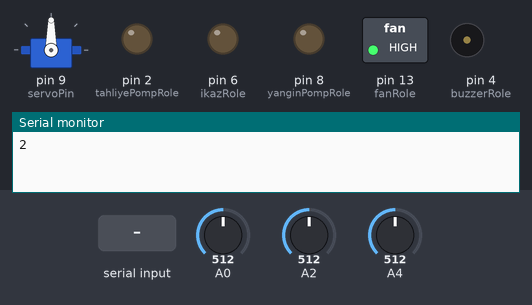
Simulated run of this sketch. Board: Arduino Uno, built with avr-gcc and run on an emulated ATmega328P. Shown: servo, switched loads named in the sketch (green lamp = pin HIGH), output pins drawn as LEDs (lit = HIGH), buzzer (waves = sounding, pin HIGH), the last lines printed to the serial monitor. The test bench sets the inputs (shaded band); at power-on: A0 = 512, A2 = 512, A4 = 512.

Above: at 1.5 s.
1.6 s: A0 set to 108
3.1 s: A0 set to 94
At 3.6 s:
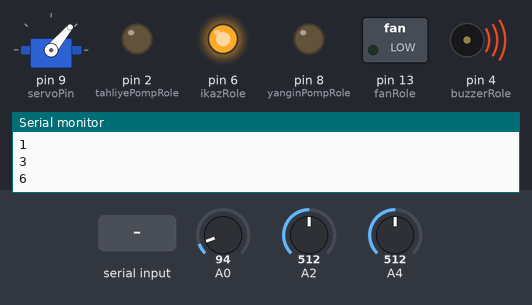
4.8 s: "1" received over Serial
At 5.87 s:
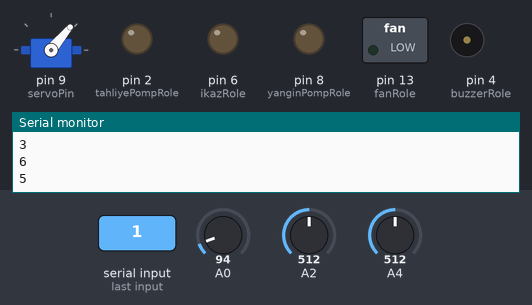
7.8 s: "0" received over Serial
At 9.32 s:
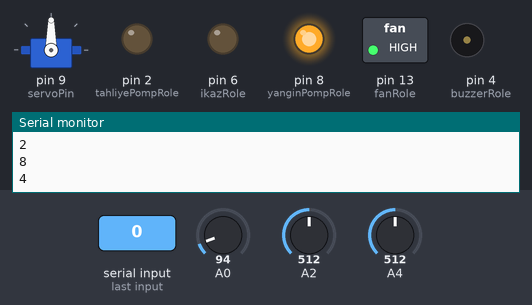
10.8 s: "2" received over Serial
At 29.2 s:
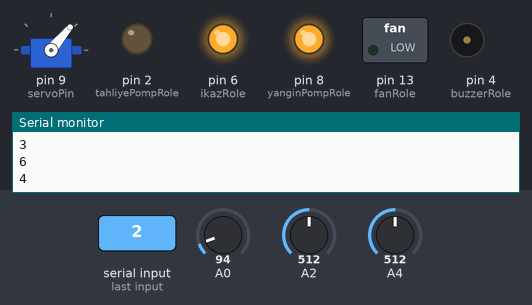
Timing chart, 0 to 29.9 s (numbered marks = the images above; inputs shaded):
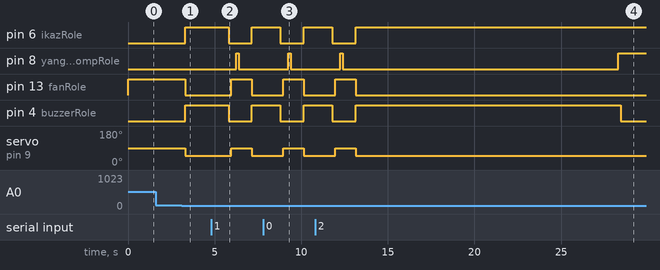

Measured:
- the behaviour switches between 100 and 99 on A0 (found by bisection; images 0 and 1)
- after the input at 1.6 s, every drawn part: stays the same
- after the input at 3.1 s, pin 6 (ikazRole), pin 4 (buzzerRole): LOW → HIGH after 0.21 s; pin 13 (fanRole): HIGH → LOW after 0.21 s; servo on pin 9 (servoPin): 90° → 50° after 0.21 s
- after the input at 4.8 s, pin 6 (ikazRole), pin 4 (buzzerRole): HIGH → LOW after 1.0 s, → HIGH 1.4 s later; pin 8 (yanginPompRole): LOW → HIGH after 1.5 s, → LOW 0.15 s later; pin 13 (fanRole): LOW → HIGH after 1.2 s, → LOW 1.2 s later; servo on pin 9 (servoPin): 50° → 90° after 1.2 s, → 50° 1.2 s later
- after the input at 7.8 s, pin 6 (ikazRole), pin 4 (buzzerRole): HIGH → LOW after 1.0 s, → HIGH 1.4 s later; pin 8 (yanginPompRole): LOW → HIGH after 1.5 s, → LOW 0.15 s later; pin 13 (fanRole): LOW → HIGH after 1.2 s, → LOW 1.2 s later; servo on pin 9 (servoPin): 50° → 90° after 1.2 s, → 50° 1.2 s later
- after the input at 10.8 s, pin 6 (ikazRole): HIGH → LOW after 1.0 s, → HIGH 1.4 s later; pin 8 (yanginPompRole): LOW → HIGH after 1.5 s instead of 14.5 s; pin 13 (fanRole): LOW → HIGH after 1.2 s, → LOW 1.2 s later; pin 4 (buzzerRole): HIGH → LOW after 1.0 s instead of 14.7 s; servo on pin 9 (servoPin): 50° → 90° after 1.2 s, → 50° 1.2 s later

The sketch:

Proje_yazilimi.ino
```cpp
#include <EEPROM.h>
#include <Servo.h>
#define dly delay(150)
unsigned long old_time;
int buzzerRole = 4;
int ikazRole = 6;
int fanRole = 13;
int yanginPompRole = 8;
int tahliyePompRole = 2;
int servoPin = 9;
int siviTolerans = 150;
int siviMax = 610;
bool resetmi = false;


int yanginyok = 0;
int yanginvar1 = 1;
int fanrun = 2;
int fanstop = 3;
int pomprun = 4;
int pompstop = 5;
int timer = 6;
int yanginvar2 = 7;
int reset = 8;
int tahliyerun = 9;
int tahliyestop = 10;
Servo servo;
void portBagla()
{
  Serial.begin(9600);
}

void roleleriBagla()
{
  pinMode(buzzerRole, OUTPUT);
  pinMode(ikazRole, OUTPUT);
  pinMode(fanRole, OUTPUT);
  pinMode(tahliyePompRole, OUTPUT);
  pinMode(yanginPompRole, OUTPUT);
}
void yanginSensoruKur()
{

}
void siviSensoruKur()
{

}
bool dumanVarmi1()
{
  return (analogRead(A0) < 100);
}
bool dumanVarmi2()
{
  return (analogRead(A2) < 100);
}
void buzzerRun()
{
  digitalWrite(buzzerRole, HIGH);
}
void stopBuzzer()
{
  digitalWrite(buzzerRole, LOW);
}
void ikazRun()
{
  digitalWrite(ikazRole, HIGH);
}
void stopIkaz()
{
  digitalWrite(ikazRole, LOW);
}
void fanRun()
{
  digitalWrite(fanRole, HIGH);
  Serial.println(fanrun);
  dly;
}
void stopFan()
{
  digitalWrite(fanRole, LOW);
  Serial.println(fanstop);
  dly;
}
void yanginPompRun()
{
  digitalWrite(yanginPompRole, HIGH);
  Serial.println(pomprun);
  dly;
}
void stopYanginPomp()
{
  digitalWrite(yanginPompRole, LOW);
  Serial.println(pompstop);
  dly;
}
void tahliyePompRun()
{
  digitalWrite(tahliyePompRole, HIGH);
  Serial.println(tahliyerun);
  dly;
}
void stopTahliyePomp()
{
  digitalWrite(tahliyePompRole, LOW);
  Serial.println(tahliyestop);
  dly;
}
void servoBagla()
{
  servo.attach(servoPin);
}
void damperAc()
{
  servo.write(90);
}
void damperKapat()
{
  servo.write(50);
}
bool iptalEdildiMi()
{
  if (Serial.available() > 0)
  {
    Serial.readString();
    return true;
  }
  return false;
}
bool resetlendiMi()
{
  if (Serial.available() > 0)
  {
    Serial.readString();
    return true;
  }
  return false;
}
void damperveFanAc()
{
  damperAc();
  fanRun();
}
void damperveFanKapat()
{
  damperKapat();
  stopFan();
}
unsigned long timerStart()
{
  Serial.println(timer);
  return millis();
}
void sifirla()
{
  stopBuzzer(); //ok
  stopIkaz();   //ok
  stopYanginPomp();
  damperveFanAc(); //ok
  arayuzReset(); //ok
  resetmi = true;
}
void bekle()
{
  old_time = timerStart();
  dly;
  while((millis() - old_time) < 15000)
  {
      //Serial.println((millis() - old_time)/1000);
      if(iptalEdildiMi())
      {
        sifirla();
        return;
      }
  }
}
void arayuzReset()
{
  Serial.println(reset);
  dly;
}

bool yanginSensoruCheck()
{
  return true;
}
bool siviSensoruCheck()
{
  return true;
}
void basla()
{
  portBagla(); //ok

  yanginSensoruKur();
  while(!yanginSensoruCheck())
  {
    yanginSensoruKur();
  }

  siviSensoruKur();
  while(!siviSensoruCheck())
  {
    siviSensoruKur();
  }

  servoBagla(); //ok

  roleleriBagla(); //ok
}

void yaniyosun1()
{
  Serial.println(yanginvar1);
  dly;
}
void yaniyosun2()
{
  Serial.println(yanginvar2);
  dly;
}
void setup()
{
  basla();
  damperveFanAc();
  dly;
}
bool siviSeviyesiAz()
{
  if(analogRead(A4) < siviMax)  return true;
  return false;
}
bool siviSeviyesiCok()
{
  if(analogRead(A4) > siviTolerans)  return true;
  return false;
}
void loop()
{
  bool yangin = false;
  resetmi = true;
  if(dumanVarmi1())
  {
    yangin = true;
    yaniyosun1(); //ok
    resetmi = false;
  }
  else if(dumanVarmi2())
  {
    yangin = true;
    yaniyosun2(); //ok
    resetmi = false;
  }
  if(yangin)
  {
    buzzerRun(); //ok
    ikazRun(); //ok
    damperveFanKapat();// icinde arayuz baglantisi olacak
    bekle(); //ok
    yanginPompRun(); // icinde arayuz baglantisi olacak
    stopBuzzer(); //ok
    while(!resetmi)
    {
      //Serial.println(analogRead(A1));
      resetmi = resetlendiMi();
      if(!siviSeviyesiAz())
      {
        //suan yangin pompasi calisiyor
        buzzerRun(); //ok
        stopYanginPomp(); //ok
        tahliyePompRun(); //ok
        break;
      }
      dly;
    }

    while(!resetmi)
    {
      //Serial.println(analogRead(A1));
      resetmi = resetlendiMi();
      if(!siviSeviyesiCok())
      {
        stopTahliyePomp(); //ok
        stopBuzzer(); //ok
        break;
      }
      dly;
    }
    while(!resetmi)
    {
      resetmi = resetlendiMi();
    }
    sifirla();
  }
//  else
//  {
//    Serial.println(yanginyok);
//  }
  else if(Serial.available() > 0) //elle pomprun
  {
    Serial.readString();
    yanginPompRun();
    resetmi = false;
    while(Serial.available() <= 0 && siviSeviyesiAz())
    {

    }
    if(Serial.available() > 0)
    {
      Serial.readString();
      resetmi = true;
    }
    stopYanginPomp();
    if(!siviSeviyesiAz()) tahliyePompRun();
    while(!resetmi)
    {
      //Serial.println(analogRead(A1));
      resetmi = resetlendiMi();
      if(!siviSeviyesiCok())
      {
        stopTahliyePomp(); //ok
        stopBuzzer(); //ok
        break;
      }
      dly;
    }
    while(!resetmi)
    {
      resetmi = resetlendiMi();
    }
    sifirla();
  }
  dly;
}
```
